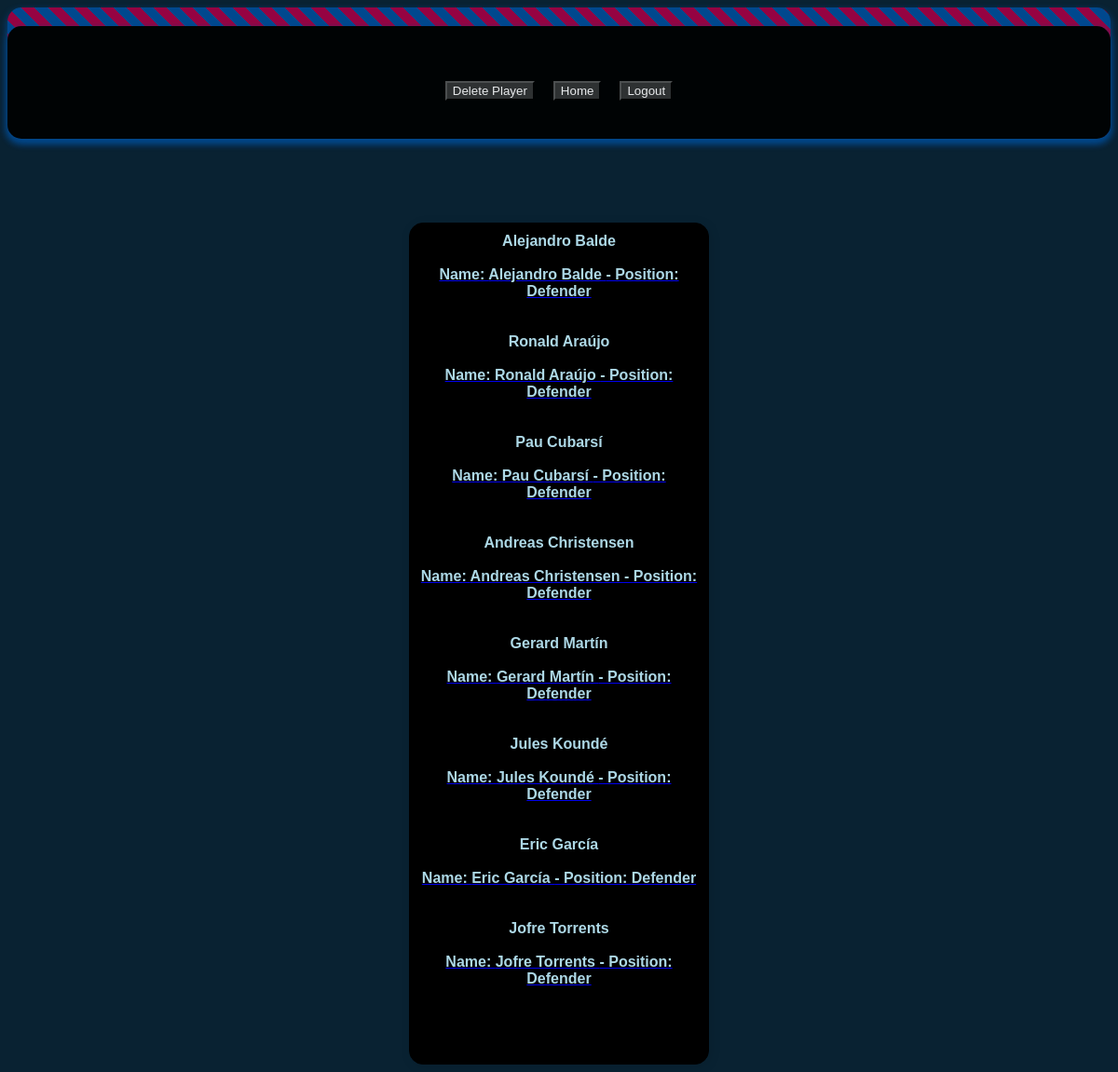
/project/template.php?position=Defender (signed in), run on the app's committed database.
### tables this page shows
CREATE TABLE `player` (
  `playerName` varchar(25) NOT NULL,
  `squadNum` int(11) NOT NULL,
  `Position` varchar(25) NOT NULL,
  `detailedPos` varchar(25) NOT NULL,
  `Age` int(11) NOT NULL,
  `Nationality` varchar(25) NOT NULL,
  `playerID` int(11) NOT NULL
);

### project/template.php (the view, shortened to what this page needs)
<!DOCTYPE html>
<html lang="en">
    <head>
         <link rel="stylesheet" type="text/css" href="style.css">
    </head>
<body style ="background-color:rgba(9, 34, 50, 1); color:rgba(173, 216, 230, 1);">
  <div class="header">
    <ul style="size: 25cm;">
  <li style="size: 4cm; padding: 10px;">
<form method="post" action="selectPlayer.php">
  <h1><input type="submit" name="submit" value="Delete Player" style="background-color: #333333;  color: white; size: 25mm;"></h1>
</form>
</li>
          <li style="size: 4cm; padding: 10px;">
<form method="post" action="navigTutorial.php">
  <h1><input type="submit" name="submit" value="Home" style="background-color: #333333;  color: white; size: 25mm;"></h1>
</form>
</li>
  <li style="size: 4cm; padding: 10px;">
<form method="post" action="logout.php">
  <h1><input type="submit" name="submit" value="Logout" style="background-color: #333333;  color: white; size: 25mm;"></h1>
</form>
</li>
</ul>
  </div>
    <br>
    <br>
    <br>
    <br>
    <br>
      <div class = "startClass">
    <?php
    $mysqli = new mysqli("localhost", "root", "", "projectsoccer");
    ?>
    <?php
    $position = $_GET['position'];
    $query = "SELECT * FROM player WHERE Position = '$position' ";
    $result = $mysqli->query($query);
    if ($result->num_rows > 0) {
        while($row = $result->fetch_row()) {
          $output = "Name: " . $row[0]. " - Position: " . $row[2].  "<br>";
          $player23 = $row[0];
          echo $player23;
          echo "<br><br>";
          $playerurl="href=detail.php?player=" . urlencode($row[0]);
          echo "<a " . $playerurl . "><span style='color:rgba(173, 216, 230, 1);'>" . $output . "</span></a>";
          echo "<br><br>";
          }
    } else {
        echo "0 results";
    }
    ?>
    <br>
    <br>
        </div>
        </body>
</html>

### project/style.css (style rules this page uses)
.header { width: 100%; text-align: center; padding-top: 20px; opacity: 0.9; background: repeating-linear-gradient( 45deg, #004d98, #004d98 10px, #a50044 10px, #a50044 20px ); background-size: cover; background-position: center; border-radius: 15px; box-shadow: #004d98 0px 4px 8px; }
.startClass { border-radius: 15px; box-shadow: #004d98 0px 4px 8px; border:1px solid black; padding:10px; width:300px; align-items:center; justify-content:center; text-align:center; display:block; margin-left:auto; margin-right:auto; font-family:Arial, sans-serif; background-color:black; box-shadow: 2px 2px 12px rgba(0, 0, 0, 0.1); font-size:16px; color:#333; font-weight:bold; color:rgba(173, 216, 230, 1); }
.header h1 { font-size: 2.5rem; color: rgba(173, 216, 230, 1); text-shadow: 2px 2px 4px rgba(0,0,0,0.3); }
ul { list-style-type: none; margin: 0; padding: 0; background-color: black; display: flex; justify-content: center; size: 25cm; border-radius: 15px; box-shadow: #004d98 0px 4px 8px; }

### data on the page
player: playerName "Alejandro Balde", Position "Defender"
player: playerName "Ronald Araújo", Position "Defender"
player: playerName "Pau Cubarsí", Position "Defender"
player: playerName "Andreas Christensen", Position "Defender"
player: playerName "Gerard Martín", Position "Defender"
player: playerName "Jules Koundé", Position "Defender"
player: playerName "Eric García", Position "Defender"
player: playerName "Jofre Torrents", Position "Defender"
